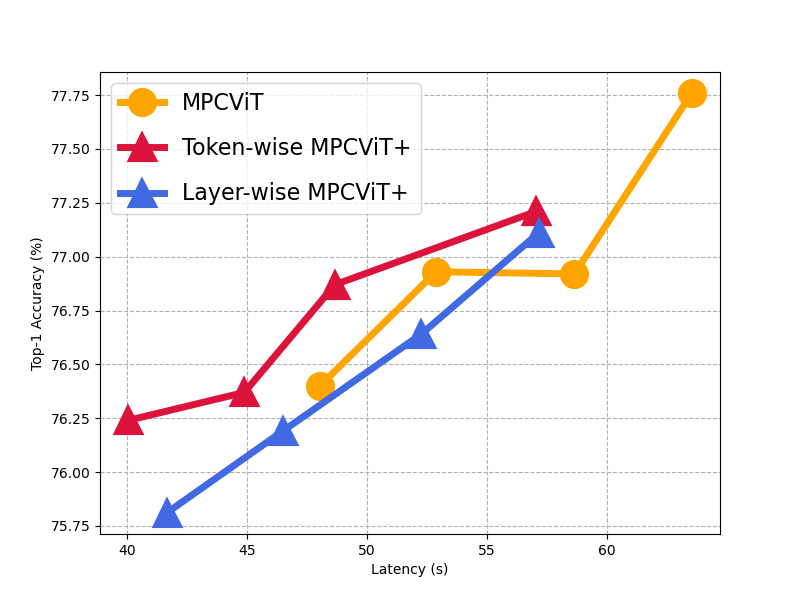

The script that saved this image:
import matplotlib.pyplot as plt

plt.figure(figsize=(8, 6))

# crimson royalblue

mpcvit_kd_lat = [48.03, 52.88, 58.66, 63.56]
mpcvit_kd_acc = [76.40, 76.93, 76.92, 77.76]
plt.plot(mpcvit_kd_lat, mpcvit_kd_acc, linewidth=5, linestyle='-', c='orange', marker='o', markersize=18, markerfacecolor='orange', markeredgewidth=3, label='MPCViT')

mpcvitplus_token_lat = [48.03-8, 52.88-8, 58.66-10, 63.56-6.5]
mpcvitplus_token_acc = [76.24, 76.37, 76.87, 77.21]
plt.plot(mpcvitplus_token_lat, mpcvitplus_token_acc, linewidth=5, linestyle='-', c='crimson', marker='^', markersize=18, markeredgewidth=3, markerfacecolor='crimson', label='Token-wise MPCViT+')

mpcvitplus_layer_lat = [48.03-6.4, 52.88-6.4, 58.66-6.4, 63.56-6.4]
mpcvitplus_layer_acc = [75.81, 76.19, 76.64, 77.11]
plt.plot(mpcvitplus_layer_lat, mpcvitplus_layer_acc, linewidth=5, linestyle='-', c='royalblue', marker='^', markersize=18, markeredgewidth=3, markerfacecolor='royalblue', label='Layer-wise MPCViT+')

plt.xlabel('Latency (s)')
plt.ylabel('Top-1 Accuracy (%)')
plt.grid(linestyle='--')
plt.legend(labelspacing=1, prop={'size': 16})
plt.show()
plt.savefig('./mpcvit+_cifar100_token_layer.png')